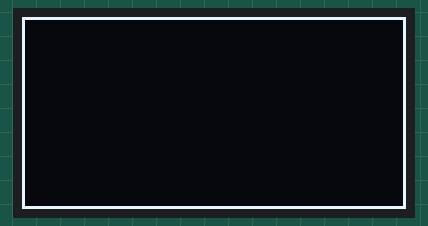
This sketch was run on a simulated Arduino Uno, built with avr-gcc and run on an emulated ATmega328P. Shown: 128×64 one-colour display.

Above: at 1.0 s.

The sketch:

OLED_Bitmap_Inverse_Display.ino
```cpp
#include <Wire.h>
#include <OzOLED.h>

//#include <OLED_I2C.h>

const byte OscarLogo[] PROGMEM ={

0x00, 0x00, 0x00, 0x00, 0x00, 0x00, 0x00, 0x00, 0x00, 0x00, 0x00, 0x00, 0x00, 0x00, 0x00, 0x00,
0x00, 0x00, 0x00, 0x00, 0x00, 0x00, 0x00, 0x80, 0x80, 0x80, 0xC0, 0xC0, 0xC0, 0xC0, 0xC0, 0xC0,
0xC0, 0xC0, 0xC0, 0xC0, 0xC0, 0xC0, 0x80, 0x80, 0x80, 0x00, 0x00, 0x00, 0x00, 0x00, 0x00, 0x00,
0x00, 0x00, 0x00, 0x00, 0x00, 0x00, 0x00, 0x00, 0x00, 0x00, 0x00, 0x00, 0x00, 0x00, 0x00, 0x00,
0x00, 0x00, 0x00, 0x00, 0x00, 0x00, 0x00, 0x00, 0x00, 0x00, 0x00, 0x00, 0x00, 0x00, 0x00, 0x00,
0x00, 0x00, 0x00, 0x00, 0x00, 0x00, 0x00, 0x00, 0x00, 0x00, 0x00, 0x00, 0x00, 0x00, 0x00, 0x00,
0x00, 0x00, 0x00, 0x00, 0x00, 0x00, 0x00, 0x00, 0x00, 0x00, 0x00, 0x00, 0x00, 0x00, 0x00, 0x00,
0x00, 0x00, 0x00, 0x00, 0x00, 0x00, 0x00, 0x00, 0x00, 0x00, 0x00, 0x00, 0x00, 0x00, 0x00, 0x00,

0x00, 0x00, 0x00, 0x00, 0x00, 0x00, 0x00, 0x00, 0x00, 0x00, 0x00, 0x00, 0x80, 0xC0, 0xE0, 0xF0,
0xF8, 0xF8, 0xFC, 0xFE, 0xFE, 0xFF, 0x3F, 0x1F, 0x0F, 0x07, 0x07, 0x03, 0x03, 0x03, 0x03, 0x01,
0x01, 0x03, 0x03, 0x03, 0x03, 0x07, 0x07, 0x0F, 0x1F, 0x3F, 0x7F, 0xFE, 0xFE, 0xFC, 0xFC, 0xF8,
0xF0, 0xE0, 0xC0, 0x80, 0x00, 0x00, 0x00, 0x00, 0x00, 0x00, 0x00, 0x00, 0x00, 0x00, 0x00, 0x00,
0x00, 0x00, 0x00, 0x00, 0x00, 0x00, 0x00, 0x80, 0x80, 0xE0, 0xF0, 0x10, 0x18, 0x08, 0x08, 0x08,
0x18, 0x38, 0x70, 0xE0, 0xC0, 0x00, 0x00, 0x00, 0x00, 0x00, 0x00, 0x00, 0x00, 0x00, 0x00, 0x00,
0x00, 0x00, 0x00, 0x00, 0x00, 0x00, 0x00, 0x00, 0x00, 0x00, 0x00, 0x00, 0x00, 0x00, 0x00, 0x00,
0x00, 0x00, 0x00, 0x00, 0x00, 0x00, 0x00, 0x00, 0x00, 0x00, 0x00, 0x00, 0x00, 0x00, 0x00, 0x00,

0x00, 0x00, 0x00, 0x00, 0x00, 0x00, 0x00, 0x00, 0xC0, 0xF0, 0x3C, 0x0E, 0x0F, 0xFF, 0xFF, 0xFF,
0xFF, 0xFF, 0xFF, 0xFF, 0x03, 0x00, 0x00, 0x00, 0x00, 0x00, 0x00, 0x00, 0x00, 0x00, 0x00, 0x00,
0x00, 0x00, 0x00, 0x00, 0x00, 0x00, 0x00, 0x00, 0x00, 0x00, 0x00, 0x01, 0xFF, 0xFF, 0xFF, 0xFF,
0xFF, 0xFF, 0xFF, 0x0F, 0x0F, 0x3C, 0xF0, 0xC0, 0x00, 0x00, 0x00, 0x00, 0x00, 0x00, 0x00, 0x00,
0x00, 0x00, 0x00, 0x00, 0x00, 0x00, 0x7F, 0xFF, 0xC0, 0x83, 0x0F, 0x0F, 0x00, 0x00, 0x00, 0x00,
0x80, 0xE0, 0x78, 0x1F, 0x37, 0x38, 0xBC, 0xFC, 0xE4, 0x80, 0x00, 0x00, 0xE0, 0xF0, 0x38, 0x28,
0xB8, 0x98, 0x80, 0xC0, 0xE0, 0x30, 0x18, 0x88, 0xC8, 0xF8, 0xB8, 0x80, 0x3C, 0x3C, 0xEC, 0xF8,
0x98, 0x88, 0x00, 0x00, 0x00, 0x00, 0x00, 0x00, 0x00, 0x00, 0x00, 0x00, 0x00, 0x00, 0x00, 0x00,

0x00, 0x00, 0x00, 0x00, 0x00, 0x00, 0xE0, 0xFE, 0x1F, 0x01, 0x00, 0x00, 0xC0, 0xFF, 0xFF, 0xFF,
0xFF, 0xFF, 0xFF, 0xFF, 0xFE, 0xF8, 0xE0, 0xC0, 0x80, 0x80, 0x00, 0x00, 0x00, 0x00, 0x00, 0x00,
0x00, 0x00, 0x00, 0x00, 0x00, 0x00, 0x80, 0x80, 0xC0, 0xE0, 0xF0, 0xFC, 0xFF, 0xFF, 0xFF, 0xFF,
0xFF, 0xFF, 0xFF, 0xC0, 0x00, 0x00, 0x00, 0x07, 0xFF, 0xF0, 0x00, 0x00, 0x00, 0x00, 0x00, 0x00,
0x00, 0x00, 0x00, 0x00, 0x00, 0x00, 0x00, 0x00, 0x01, 0x01, 0x01, 0x01, 0x01, 0x01, 0x01, 0x01,
0x01, 0x00, 0x00, 0x00, 0x01, 0x01, 0x01, 0x01, 0x01, 0x00, 0x00, 0x00, 0x01, 0x01, 0x01, 0x01,
0x01, 0x01, 0x00, 0x01, 0x01, 0x01, 0x01, 0x01, 0x01, 0x01, 0x01, 0x00, 0x00, 0x00, 0x01, 0x01,
0x01, 0x00, 0x00, 0x00, 0x00, 0x00, 0x00, 0x00, 0x00, 0x00, 0x00, 0x00, 0x00, 0x00, 0x00, 0x00,

0x00, 0x00, 0x00, 0x00, 0x00, 0x00, 0x0F, 0xFF, 0xE0, 0xF0, 0xF8, 0xFE, 0xFF, 0xFF, 0xFF, 0xFF,
0xFF, 0xFF, 0xFF, 0xFF, 0xFF, 0xFF, 0xFF, 0xFF, 0xFF, 0xFF, 0xFF, 0xFF, 0xFE, 0xFE, 0xFE, 0x7E,
0x7E, 0xFE, 0xFE, 0xFE, 0xFF, 0xFF, 0xFF, 0xFF, 0xFF, 0xFF, 0xFF, 0xFF, 0xFF, 0xFF, 0xFF, 0xFF,
0xFF, 0xFF, 0xFF, 0xFF, 0xFE, 0xFC, 0xF0, 0xE0, 0xFF, 0x1F, 0x00, 0x00, 0x00, 0x00, 0x00, 0x00,
0x00, 0x00, 0x00, 0x00, 0x00, 0x00, 0x00, 0x00, 0x00, 0x00, 0x00, 0x00, 0x00, 0x80, 0xC0, 0x60,
0x60, 0x20, 0xE0, 0xE0, 0x00, 0x00, 0x00, 0x00, 0x00, 0x00, 0x00, 0x00, 0x00, 0x00, 0x00, 0x00,
0x00, 0x00, 0x00, 0x00, 0x00, 0x00, 0x00, 0x00, 0x00, 0x00, 0x00, 0x00, 0x00, 0x00, 0x00, 0x00,
0x00, 0x00, 0x00, 0x00, 0x00, 0x00, 0x00, 0x00, 0x00, 0x00, 0x00, 0x00, 0x00, 0x00, 0x00, 0x00,

0x00, 0x00, 0x00, 0x00, 0x00, 0x00, 0x00, 0x00, 0x03, 0x07, 0x0F, 0x1F, 0x3F, 0x3F, 0x7F, 0x7F,
0xFF, 0x8F, 0x07, 0x07, 0x03, 0x01, 0x01, 0x01, 0x00, 0xF0, 0xFC, 0xFC, 0x00, 0x00, 0x00, 0x00,
0x00, 0x00, 0x00, 0x00, 0xF8, 0xFC, 0xFC, 0x00, 0x01, 0x01, 0x03, 0x03, 0x07, 0x0F, 0xDF, 0xFF,
0x7F, 0x7F, 0x3F, 0x3F, 0x1F, 0x0F, 0x07, 0x03, 0x00, 0x00, 0x00, 0x00, 0x00, 0x00, 0x00, 0x00,
0x00, 0x00, 0x00, 0x00, 0x00, 0x00, 0x00, 0x00, 0x00, 0x80, 0xF0, 0x7E, 0x1F, 0x07, 0x01, 0x00,
0x04, 0x06, 0x03, 0x81, 0xE0, 0x6C, 0x0C, 0x04, 0x00, 0x00, 0x80, 0xC0, 0x60, 0x20, 0x20, 0xE0,
0xE0, 0x00, 0xD0, 0xF0, 0xE0, 0x60, 0x20, 0xE0, 0xE0, 0x00, 0x00, 0x00, 0xC0, 0xC0, 0x60, 0x20,
0x20, 0xE0, 0xE0, 0x00, 0x00, 0x00, 0x00, 0x00, 0x00, 0x00, 0x00, 0x00, 0x00, 0x00, 0x00, 0x00,

0x00, 0x00, 0x00, 0x00, 0x00, 0x00, 0x00, 0x00, 0x00, 0x00, 0x00, 0x00, 0x00, 0x00, 0x00, 0x00,
0x03, 0x0F, 0x3C, 0x70, 0x60, 0xC0, 0xC0, 0xC0, 0x80, 0x80, 0x83, 0x83, 0x80, 0x80, 0x80, 0x80,
0x80, 0x80, 0x80, 0x80, 0x81, 0x83, 0x83, 0x80, 0xC0, 0xC0, 0xC0, 0x60, 0x30, 0x1C, 0x0F, 0x01,
0x00, 0x00, 0x00, 0x00, 0x00, 0x00, 0x00, 0x00, 0x00, 0x00, 0x00, 0x00, 0x00, 0x00, 0x00, 0x00,
0x00, 0x00, 0x00, 0x00, 0x00, 0x04, 0x04, 0x06, 0x07, 0x05, 0x04, 0x04, 0x04, 0x04, 0x04, 0x04,
0x04, 0x04, 0x00, 0x07, 0x07, 0x04, 0x06, 0x02, 0x00, 0x07, 0x07, 0x04, 0x04, 0x06, 0x07, 0x07,
0x06, 0x06, 0x07, 0x03, 0x00, 0x06, 0x07, 0x05, 0x06, 0x02, 0x80, 0x87, 0x87, 0x04, 0x84, 0xF6,
0xFF, 0x1F, 0x01, 0x00, 0x00, 0x00, 0x00, 0x00, 0x00, 0x00, 0x00, 0x00, 0x00, 0x00, 0x00, 0x00,

0x00, 0x00, 0x00, 0x00, 0x00, 0x00, 0x00, 0x00, 0x00, 0x00, 0x00, 0x00, 0x00, 0x00, 0x00, 0x00,
0x00, 0x00, 0x00, 0x00, 0x00, 0x00, 0x00, 0x00, 0x01, 0x01, 0x01, 0x01, 0x01, 0x01, 0x01, 0x01,
0x01, 0x01, 0x01, 0x01, 0x01, 0x01, 0x01, 0x01, 0x00, 0x00, 0x00, 0x00, 0x00, 0x00, 0x00, 0x00,
0x00, 0x00, 0x00, 0x00, 0x00, 0x00, 0x00, 0x00, 0x00, 0x00, 0x00, 0x00, 0x00, 0x00, 0x00, 0x00,
0x00, 0x00, 0x00, 0x00, 0x00, 0x00, 0x00, 0x00, 0x00, 0x00, 0x00, 0x00, 0x00, 0x00, 0x00, 0x00,
0x00, 0x00, 0x00, 0x00, 0x00, 0x00, 0x00, 0x00, 0x00, 0x00, 0x00, 0x00, 0x00, 0x00, 0x00, 0x00,
0x00, 0x00, 0x00, 0x00, 0x00, 0x00, 0x00, 0x00, 0x00, 0x00, 0x03, 0x03, 0x02, 0x02, 0x03, 0x01,
0x00, 0x00, 0x00, 0x00, 0x00, 0x00, 0x00, 0x00, 0x00, 0x00, 0x00, 0x00, 0x00, 0x00, 0x00, 0x00

};

const byte Empty[] PROGMEM = {
0xFF, 0x01, 0x01, 0x01, 0x01, 0x01, 0x01, 0x01, 0x01, 0x01, 0x01, 0x01, 0x01, 0x01, 0x01, 0x01,
0x01, 0x01, 0x01, 0x01, 0x01, 0x01, 0x01, 0x01, 0x01, 0x01, 0x01, 0x01, 0x01, 0x01, 0x01, 0x01,
0x01, 0x01, 0x01, 0x01, 0x01, 0x01, 0x01, 0x01, 0x01, 0x01, 0x01, 0x01, 0x01, 0x01, 0x01, 0x01,
0x01, 0x01, 0x01, 0x01, 0x01, 0x01, 0x01, 0x01, 0x01, 0x01, 0x01, 0x01, 0x01, 0x01, 0x01, 0x01,
0x01, 0x01, 0x01, 0x01, 0x01, 0x01, 0x01, 0x01, 0x01, 0x01, 0x01, 0x01, 0x01, 0x01, 0x01, 0x01,
0x01, 0x01, 0x01, 0x01, 0x01, 0x01, 0x01, 0x01, 0x01, 0x01, 0x01, 0x01, 0x01, 0x01, 0x01, 0x01,
0x01, 0x01, 0x01, 0x01, 0x01, 0x01, 0x01, 0x01, 0x01, 0x01, 0x01, 0x01, 0x01, 0x01, 0x01, 0x01,
0x01, 0x01, 0x01, 0x01, 0x01, 0x01, 0x01, 0x01, 0x01, 0x01, 0x01, 0x01, 0x01, 0x01, 0x01, 0xFF,

0xFF, 0x00, 0x00, 0x00, 0x00, 0x00, 0x00, 0x00, 0x00, 0x00, 0x00, 0x00, 0x00, 0x00, 0x00, 0x00,
0x00, 0x00, 0x00, 0x00, 0x00, 0x00, 0x00, 0x00, 0x00, 0x00, 0x00, 0x00, 0x00, 0x00, 0x00, 0x00,
0x00, 0x00, 0x00, 0x00, 0x00, 0x00, 0x00, 0x00, 0x00, 0x00, 0x00, 0x00, 0x00, 0x00, 0x00, 0x00,
0x00, 0x00, 0x00, 0x00, 0x00, 0x00, 0x00, 0x00, 0x00, 0x00, 0x00, 0x00, 0x00, 0x00, 0x00, 0x00,
0x00, 0x00, 0x00, 0x00, 0x00, 0x00, 0x00, 0x00, 0x00, 0x00, 0x00, 0x00, 0x00, 0x00, 0x00, 0x00,
0x00, 0x00, 0x00, 0x00, 0x00, 0x00, 0x00, 0x00, 0x00, 0x00, 0x00, 0x00, 0x00, 0x00, 0x00, 0x00,
0x00, 0x00, 0x00, 0x00, 0x00, 0x00, 0x00, 0x00, 0x00, 0x00, 0x00, 0x00, 0x00, 0x00, 0x00, 0x00,
0x00, 0x00, 0x00, 0x00, 0x00, 0x00, 0x00, 0x00, 0x00, 0x00, 0x00, 0x00, 0x00, 0x00, 0x00, 0xFF,

0xFF, 0x00, 0x00, 0x00, 0x00, 0x00, 0x00, 0x00, 0x00, 0x00, 0x00, 0x00, 0x00, 0x00, 0x00, 0x00,
0x00, 0x00, 0x00, 0x00, 0x00, 0x00, 0x00, 0x00, 0x00, 0x00, 0x00, 0x00, 0x00, 0x00, 0x00, 0x00,
0x00, 0x00, 0x00, 0x00, 0x00, 0x00, 0x00, 0x00, 0x00, 0x00, 0x00, 0x00, 0x00, 0x00, 0x00, 0x00,
0x00, 0x00, 0x00, 0x00, 0x00, 0x00, 0x00, 0x00, 0x00, 0x00, 0x00, 0x00, 0x00, 0x00, 0x00, 0x00,
0x00, 0x00, 0x00, 0x00, 0x00, 0x00, 0x00, 0x00, 0x00, 0x00, 0x00, 0x00, 0x00, 0x00, 0x00, 0x00,
0x00, 0x00, 0x00, 0x00, 0x00, 0x00, 0x00, 0x00, 0x00, 0x00, 0x00, 0x00, 0x00, 0x00, 0x00, 0x00,
0x00, 0x00, 0x00, 0x00, 0x00, 0x00, 0x00, 0x00, 0x00, 0x00, 0x00, 0x00, 0x00, 0x00, 0x00, 0x00,
0x00, 0x00, 0x00, 0x00, 0x00, 0x00, 0x00, 0x00, 0x00, 0x00, 0x00, 0x00, 0x00, 0x00, 0x00, 0xFF,

0xFF, 0x00, 0x00, 0x00, 0x00, 0x00, 0x00, 0x00, 0x00, 0x00, 0x00, 0x00, 0x00, 0x00, 0x00, 0x00,
0x00, 0x00, 0x00, 0x00, 0x00, 0x00, 0x00, 0x00, 0x00, 0x00, 0x00, 0x00, 0x00, 0x00, 0x00, 0x00,
0x00, 0x00, 0x00, 0x00, 0x00, 0x00, 0x00, 0x00, 0x00, 0x00, 0x00, 0x00, 0x00, 0x00, 0x00, 0x00,
0x00, 0x00, 0x00, 0x00, 0x00, 0x00, 0x00, 0x00, 0x00, 0x00, 0x00, 0x00, 0x00, 0x00, 0x00, 0x00,
0x00, 0x00, 0x00, 0x00, 0x00, 0x00, 0x00, 0x00, 0x00, 0x00, 0x00, 0x00, 0x00, 0x00, 0x00, 0x00,
0x00, 0x00, 0x00, 0x00, 0x00, 0x00, 0x00, 0x00, 0x00, 0x00, 0x00, 0x00, 0x00, 0x00, 0x00, 0x00,
0x00, 0x00, 0x00, 0x00, 0x00, 0x00, 0x00, 0x00, 0x00, 0x00, 0x00, 0x00, 0x00, 0x00, 0x00, 0x00,
0x00, 0x00, 0x00, 0x00, 0x00, 0x00, 0x00, 0x00, 0x00, 0x00, 0x00, 0x00, 0x00, 0x00, 0x00, 0xFF,

0xFF, 0x00, 0x00, 0x00, 0x00, 0x00, 0x00, 0x00, 0x00, 0x00, 0x00, 0x00, 0x00, 0x00, 0x00, 0x00,
0x00, 0x00, 0x00, 0x00, 0x00, 0x00, 0x00, 0x00, 0x00, 0x00, 0x00, 0x00, 0x00, 0x00, 0x00, 0x00,
0x00, 0x00, 0x00, 0x00, 0x00, 0x00, 0x00, 0x00, 0x00, 0x00, 0x00, 0x00, 0x00, 0x00, 0x00, 0x00,
0x00, 0x00, 0x00, 0x00, 0x00, 0x00, 0x00, 0x00, 0x00, 0x00, 0x00, 0x00, 0x00, 0x00, 0x00, 0x00,
0x00, 0x00, 0x00, 0x00, 0x00, 0x00, 0x00, 0x00, 0x00, 0x00, 0x00, 0x00, 0x00, 0x00, 0x00, 0x00,
0x00, 0x00, 0x00, 0x00, 0x00, 0x00, 0x00, 0x00, 0x00, 0x00, 0x00, 0x00, 0x00, 0x00, 0x00, 0x00,
0x00, 0x00, 0x00, 0x00, 0x00, 0x00, 0x00, 0x00, 0x00, 0x00, 0x00, 0x00, 0x00, 0x00, 0x00, 0x00,
0x00, 0x00, 0x00, 0x00, 0x00, 0x00, 0x00, 0x00, 0x00, 0x00, 0x00, 0x00, 0x00, 0x00, 0x00, 0xFF,

0xFF, 0x00, 0x00, 0x00, 0x00, 0x00, 0x00, 0x00, 0x00, 0x00, 0x00, 0x00, 0x00, 0x00, 0x00, 0x00,
0x00, 0x00, 0x00, 0x00, 0x00, 0x00, 0x00, 0x00, 0x00, 0x00, 0x00, 0x00, 0x00, 0x00, 0x00, 0x00,
0x00, 0x00, 0x00, 0x00, 0x00, 0x00, 0x00, 0x00, 0x00, 0x00, 0x00, 0x00, 0x00, 0x00, 0x00, 0x00,
0x00, 0x00, 0x00, 0x00, 0x00, 0x00, 0x00, 0x00, 0x00, 0x00, 0x00, 0x00, 0x00, 0x00, 0x00, 0x00,
0x00, 0x00, 0x00, 0x00, 0x00, 0x00, 0x00, 0x00, 0x00, 0x00, 0x00, 0x00, 0x00, 0x00, 0x00, 0x00,
0x00, 0x00, 0x00, 0x00, 0x00, 0x00, 0x00, 0x00, 0x00, 0x00, 0x00, 0x00, 0x00, 0x00, 0x00, 0x00,
0x00, 0x00, 0x00, 0x00, 0x00, 0x00, 0x00, 0x00, 0x00, 0x00, 0x00, 0x00, 0x00, 0x00, 0x00, 0x00,
0x00, 0x00, 0x00, 0x00, 0x00, 0x00, 0x00, 0x00, 0x00, 0x00, 0x00, 0x00, 0x00, 0x00, 0x00, 0xFF,

0xFF, 0x00, 0x00, 0x00, 0x00, 0x00, 0x00, 0x00, 0x00, 0x00, 0x00, 0x00, 0x00, 0x00, 0x00, 0x00,
0x00, 0x00, 0x00, 0x00, 0x00, 0x00, 0x00, 0x00, 0x00, 0x00, 0x00, 0x00, 0x00, 0x00, 0x00, 0x00,
0x00, 0x00, 0x00, 0x00, 0x00, 0x00, 0x00, 0x00, 0x00, 0x00, 0x00, 0x00, 0x00, 0x00, 0x00, 0x00,
0x00, 0x00, 0x00, 0x00, 0x00, 0x00, 0x00, 0x00, 0x00, 0x00, 0x00, 0x00, 0x00, 0x00, 0x00, 0x00,
0x00, 0x00, 0x00, 0x00, 0x00, 0x00, 0x00, 0x00, 0x00, 0x00, 0x00, 0x00, 0x00, 0x00, 0x00, 0x00,
0x00, 0x00, 0x00, 0x00, 0x00, 0x00, 0x00, 0x00, 0x00, 0x00, 0x00, 0x00, 0x00, 0x00, 0x00, 0x00,
0x00, 0x00, 0x00, 0x00, 0x00, 0x00, 0x00, 0x00, 0x00, 0x00, 0x00, 0x00, 0x00, 0x00, 0x00, 0x00,
0x00, 0x00, 0x00, 0x00, 0x00, 0x00, 0x00, 0x00, 0x00, 0x00, 0x00, 0x00, 0x00, 0x00, 0x00, 0xFF,

0xFF, 0x80, 0x80, 0x80, 0x80, 0x80, 0x80, 0x80, 0x80, 0x80, 0x80, 0x80, 0x80, 0x80, 0x80, 0x80,
0x80, 0x80, 0x80, 0x80, 0x80, 0x80, 0x80, 0x80, 0x80, 0x80, 0x80, 0x80, 0x80, 0x80, 0x80, 0x80,
0x80, 0x80, 0x80, 0x80, 0x80, 0x80, 0x80, 0x80, 0x80, 0x80, 0x80, 0x80, 0x80, 0x80, 0x80, 0x80,
0x80, 0x80, 0x80, 0x80, 0x80, 0x80, 0x80, 0x80, 0x80, 0x80, 0x80, 0x80, 0x80, 0x80, 0x80, 0x80,
0x80, 0x80, 0x80, 0x80, 0x80, 0x80, 0x80, 0x80, 0x80, 0x80, 0x80, 0x80, 0x80, 0x80, 0x80, 0x80,
0x80, 0x80, 0x80, 0x80, 0x80, 0x80, 0x80, 0x80, 0x80, 0x80, 0x80, 0x80, 0x80, 0x80, 0x80, 0x80,
0x80, 0x80, 0x80, 0x80, 0x80, 0x80, 0x80, 0x80, 0x80, 0x80, 0x80, 0x80, 0x80, 0x80, 0x80, 0x80,
0x80, 0x80, 0x80, 0x80, 0x80, 0x80, 0x80, 0x80, 0x80, 0x80, 0x80, 0x80, 0x80, 0x80, 0x80, 0xFF

};


const int SZ = 16*64;
void setup()
{
  OzOled.init();  //initialze Oscar OLED display
  //OzOled.printString("OZED2"); //Print the String

//	OzOled.init();  	//initialze Oscar OLED display
//	//OzOled.setInverseDisplay();          // Set Display to inverse mode
	OzOled.clearDisplay();               // clear the screen and set start position to top left corner
//  OzOled.setPowerOn();
//  OzOled.setHorizontalMode();
//  OzOled.printString("OZOLED!"); //Print the String

  OzOled.drawBitmap(Empty, 0, 0, 16, 8);
	//OzOled.drawBitmap(OscarLogo, 0, 0, 16, 8);
}

void loop(){
  delay(1000);

}
```
